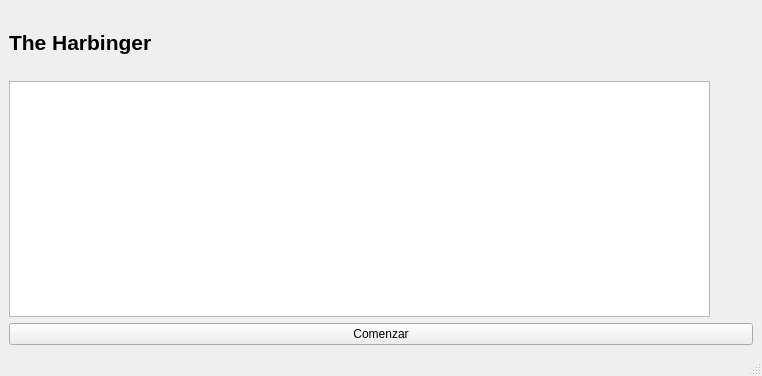
<?xml version="1.0" encoding="UTF-8"?>
<ui version="4.0">
 <class>Tablero</class>
 <widget class="QMainWindow" name="Tablero">
  <property name="geometry">
   <rect>
    <x>0</x>
    <y>0</y>
    <width>762</width>
    <height>376</height>
   </rect>
  </property>
  <property name="windowTitle">
   <string>Tablero</string>
  </property>
  <widget class="QWidget" name="centralwidget">
   <layout class="QVBoxLayout" name="verticalLayout">
    <item>
     <widget class="QLabel" name="lb_titulo">
      <property name="font">
       <font>
        <pointsize>16</pointsize>
        <weight>75</weight>
        <bold>true</bold>
       </font>
      </property>
      <property name="text">
       <string>The Harbinger</string>
      </property>
     </widget>
    </item>
    <item>
     <widget class="QGraphicsView" name="graphicsView">
      <property name="maximumSize">
       <size>
        <width>701</width>
        <height>236</height>
       </size>
      </property>
     </widget>
    </item>
    <item>
     <widget class="QPushButton" name="pB_start">
      <property name="text">
       <string>Comenzar</string>
      </property>
     </widget>
    </item>
   </layout>
  </widget>
  <widget class="QMenuBar" name="menubar">
   <property name="geometry">
    <rect>
     <x>0</x>
     <y>0</y>
     <width>762</width>
     <height>22</height>
    </rect>
   </property>
  </widget>
  <widget class="QStatusBar" name="statusbar"/>
 </widget>
 <resources/>
 <connections/>
</ui>
